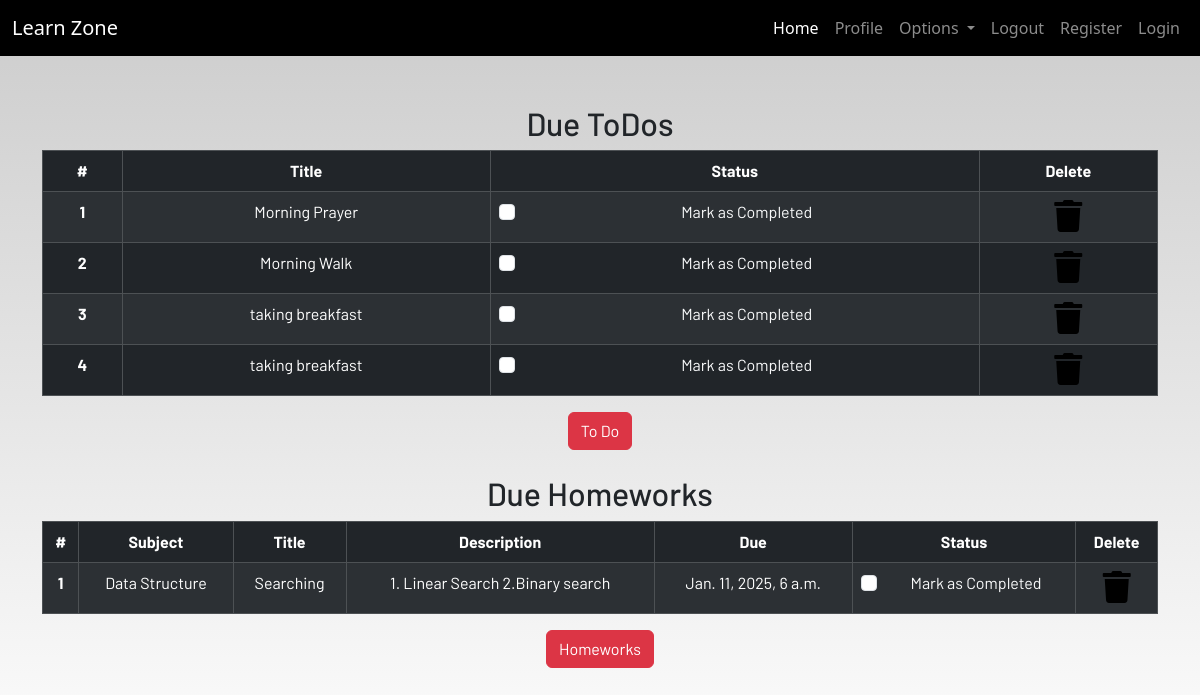
Before: /profile/ (signed in) with the older database file.
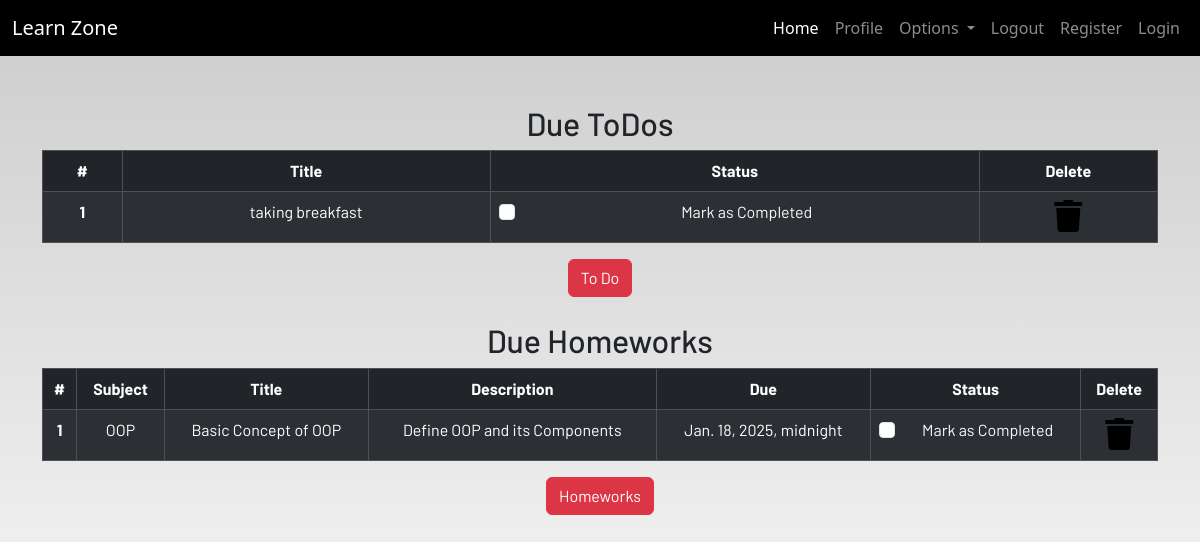
After: the same page with the newer database file.
### dashboard/models.py (models this page shows, shortened)
class Todo(models.Model):
     user = models.ForeignKey(User,on_delete=models.CASCADE)
     title = models.CharField(max_length=100)
     is_finished = models.BooleanField(default=False)

class Homework(models.Model):
     user = models.ForeignKey(User,on_delete=models.CASCADE)
     subject = models.CharField(max_length=50)
     title = models.CharField(max_length=100)
     description = models.TextField()
     due = models.DateTimeField()
     is_finished = models.BooleanField(default=False)

### dashboard/views.py (the view)
# urls.py: path('profile/', dash_views.profile, name='profile'),
def profile(request):
    homeworks = Homework.objects.filter(is_finished = False, user = request.user)
    todos = Todo.objects.filter(is_finished = False, user = request.user)
    if len(homeworks) == 0:
        homework_done = True
    else:
        homework_done = False
    if len(todos) == 0:
        todos_done = True
    else:
        todos_done = False
    context = {
        'homeworks': homeworks,
        'todos': todos,
        'homework_done': homework_done,
        'todos_done': todos_done
    }
    return render(request, "dashboard/profile.html", context)

### dashboard/templates/dashboard/profile.html
{% extends 'dashboard/base.html' %} {% load static %}
{% load crispy_forms_tags%}
{% block content %}
<section class="text-center">
    <div class="container">
        {% if not todos_done %}
        <h2>Due ToDos</h2>
        <table class="table table-striped table-bordered table-hover table-dark">
            <thead>
                <tr>
                    <th scope="col">#</th>
                    <th scope="col">Title</th>
                    <th scope="col">Status</th>
                    <th scope="col">Delete</th>
                </tr>
            </thead>
            <tbody>
                {% for todo in todos %}
                <tr>
                    <th scope="row">{{forloop.counter}}</th>
                    <td>{{todo.title}}</td>
                    <td>
                        <a href="{% url 'update-todo' todo.id%}">
                            <div class="form-check">
                                {% if todo.is_finished == True %}
                                <input class="form-check-input" type="checkbox" value="" checked>
                                {% else %}
                                <input class="form-check-input" type="checkbox" value="">
                                {% endif %}
                                <label class="form-check-label text-light" for="flexCheckDefault">
                                    Mark as Completed
                                </label>
                            </div>
                        </a>
                    </td>
                    <td><a href="{% url 'delete-todo' todo.id %}"><i class="fa fa-trash fa-2x"></i></a></td>
                </tr>
                {% endfor %}
            </tbody>
        </table>
        {% else %}
        <h3>All To dos are completed!!!!</h3>
        {% endif %}
        <a href="{% url 'todo' %}" class="btn btn-danger">To Do</a>
        <br><br>
        {% if not homework_done %}
        <h2>Due Homeworks</h2>
        <table class="table table-striped table-bordered table-hover table-dark">
            <thead>
                <tr>
                    <th scope="col">#</th>
                    <th scope="col">Subject</th>
                    <th scope="col">Title</th>
                    <th scope="col">Description</th>
                    <th scope="col">Due</th>
                    <th scope="col">Status</th>
                    <th scope="col">Delete</th>
                </tr>
            </thead>
            <tbody>
                {% for homework in homeworks %}
                <tr>
                    <th scope="row">{{forloop.counter}}</th>
                    <td>{{homework.subject}}</td>
                    <td>{{homework.title}}</td>
                    <td>{{homework.description}}</td>
                    <td>{{homework.due}}</td>
                    <td>
                        <a href="{% url 'update-homework' homework.id%}">
                            <div class="form-check">
                                {% if homework.is_finished == True %}
                                <input class="form-check-input" type="checkbox" value="" checked >
                                {% else %}
                                <input class="form-check-input" type="checkbox" value="">
                                {% endif %}
                                <label class="form-check-label text-light" for="flexCheckDefault">
                                    Mark as Completed
                                </label>
                            </div>
                        </a>
                    </td>
                    <td><a href="{% url 'delete-homework' homework.id %}"><i class="fa fa-trash fa-2x"></i></a></td>
                </tr>
                {% endfor %}
            </tbody>
        </table>
        {% else %}
        <h3>All To homeworks are completed!!!!</h3>
        {% endif %}
        <a href="{% url 'homework' %}" class="btn btn-danger">Homeworks</a>
    </div>
</section>
{% endblock content %}

Changed rows visible on the page:
no longer on this page (row edited): Todo: title "Morning Prayer"
removed Todo: title "Morning Walk"
removed Todo: title "taking breakfast"
no longer on this page (row edited): Homework: subject "Data Structure", title "Searching", description "1. Linear Search 2.Binary search", due "Jan. 11, 2025, 6 a.m."
added Homework: subject "OOP", title "Basic Concept of OOP", description "Define OOP and its Components", due "Jan. 18, 2025, midnight"
